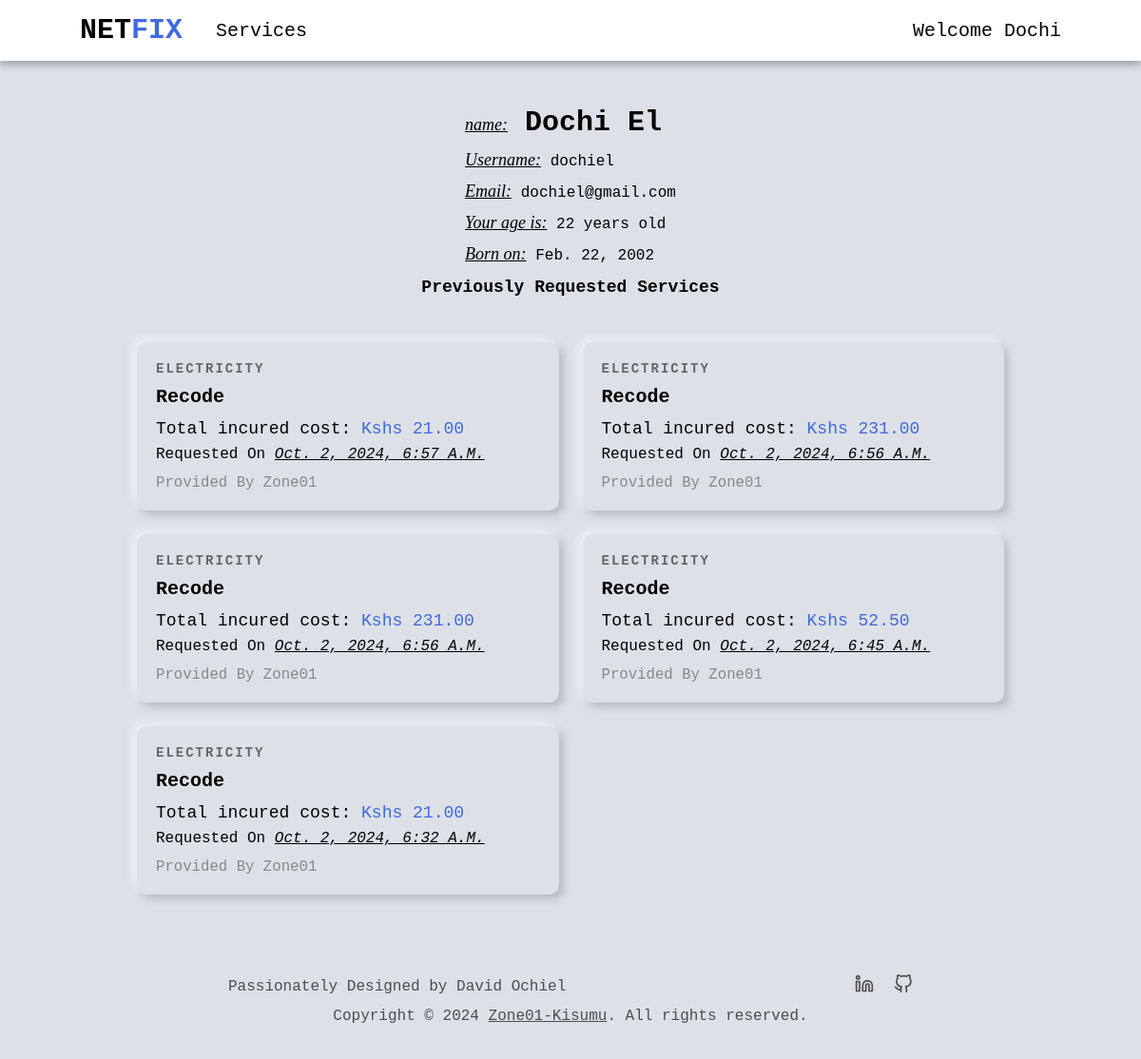
/customer/profile/ (signed in), run on an earlier commit of the app's database.
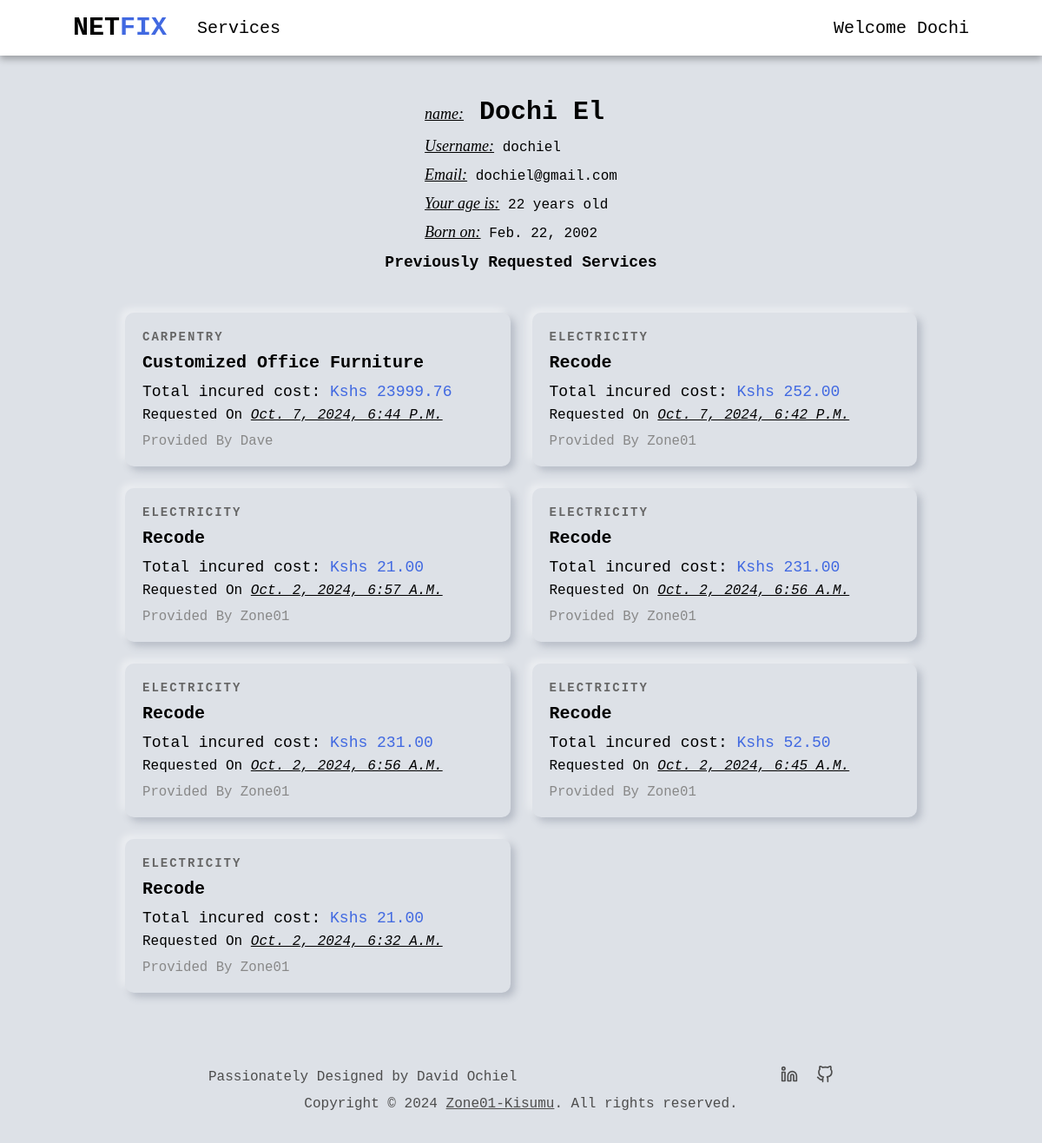
And on a later commit of the database.
### users/models.py (models this page shows, shortened)
class User(AbstractUser):
    is_company = models.BooleanField(default=False)
    is_customer = models.BooleanField(default=False)
    email = models.EmailField(max_length=100, unique=True)
    username = models.CharField(max_length=100, unique=True)
    id = models.UUIDField(default=uuid.uuid4, unique=True, primary_key=True, editable=False) # override the default id field
    USERNAME_FIELD = 'email'
    REQUIRED_FIELDS = ['username']

class Customer(models.Model):
    user = models.OneToOneField(User, on_delete=models.CASCADE, primary_key=True)
    d_o_b = models.DateField(null=True, blank=True)

class Company(models.Model):
    user = models.OneToOneField(User, on_delete=models.CASCADE, primary_key=True)
    choices = (
        ('Air Conditioner', 'Air Conditioner'),
        ('All in One', 'All in One'),
        ('Carpentry', 'Carpentry'),
        ('Electricity', 'Electricity'),
        ('Gardening', 'Gardening'),
        ('Home Machines', 'Home Machines'),
        ('Housekeeping', 'Housekeeping'),
        ('Interior Design', 'Interior Design'),
        ('Locks', 'Locks'),
        ('Painting', 'Painting'),
        ('Plumbing', 'Plumbing'),
        ('Water Heaters', 'Water Heaters'),
    )
    field = models.CharField(max_length=30, blank=False, null=False, default="", choices=choices)
    class Meta:
        verbose_name = 'Company'
        verbose_name_plural = 'Companies'
    def __str__(self):
        return self.user.username

### services/models.py (models this page shows, shortened)
class RequestService(models.Model):
    customer = models.ForeignKey(Customer, on_delete=models.CASCADE)
    service = models.ForeignKey(Service, on_delete=models.CASCADE)
    address = models.CharField(max_length=200)
    time = models.IntegerField(default=1)
    total_cost = models.DecimalField(decimal_places=2, max_digits=7)
    date = models.DateTimeField(auto_now=True, null=False)
    id = models.UUIDField(default=uuid.uuid4, unique=True, primary_key=True, editable=False)
    class Meta:
        verbose_name = 'Requested service'
        verbose_name_plural = 'Requested services'

class Service(models.Model):
    company = models.ForeignKey(Company, default="", on_delete=models.CASCADE)
    name = models.CharField(max_length=40)
    description = models.TextField()
    price_hr = models.DecimalField(decimal_places=2, max_digits=5)
    choices = (
        ('Air Conditioner', 'Air Conditioner'),
        ('Carpentry', 'Carpentry'),
        ('Electricity', 'Electricity'),
        ('Gardening', 'Gardening'),
        ('Home Machines', 'Home Machines'),
        ('Housekeeping', 'Housekeeping'),
        ('Interior Design', 'Interior Design'),
        ('Locks', 'Locks'),
        ('Painting', 'Painting'),
        ('Plumbing', 'Plumbing'),
        ('Water Heaters', 'Water Heaters'),
    )
    field = models.CharField(max_length=30, blank=False, null=False, default="", choices=choices)
    date = models.DateTimeField(auto_now=True, null=False)
    id = models.UUIDField(default=uuid.uuid4, unique=True, primary_key=True, editable=False)
    def __str__(self):
        return self.name

### users/views.py (the view, shortened to what this page needs)
# urls.py: path('customer/profile/', v.customer_profile, name='customer_profile'),
@login_required(login_url='login_user')
def customer_profile(request):
    user = User.objects.get(username=request.user.username)
    requested_services = user.customer.requestservice_set.all().order_by('-date')
    d_o_b = user.customer.d_o_b
    current_date = timezone.now().date()
    age = current_date.year - d_o_b.year
    if (current_date.month < d_o_b.month) or (current_date.month == d_o_b.month and current_date.day < d_o_b.day):
        age -= 1
    context = {
        "profile": user,
        "age": age,
        'requested_services': requested_services,
    }
    return render(request, "users/profile.html", context)

### users/templates/users/profile.html (shortened to what this page needs)
{% extends 'main/base.html' %}
{% block content %}
<section class="non-hero-container">
    {% if request.user.is_authenticated and user.username == profile.username and user.is_customer %}
    <div class="profile-details-header customer-details-header">
        <div class="header-content">
            <h1 class="full-name">
                <span class="profile-usher">name:</span> <span>{{profile.first_name}}
                </span><span>{{profile.last_name}}</span>
            </h1>
            <p class="username"><span class="profile-usher">Username:</span> {{profile.username}}</p>
            <p class="email"><span class="profile-usher">Email:</span> {{profile.email}}</p>
            <p class="age"><span class="profile-usher">Your age is:</span> {{age}} years old</p>
            <p class="age"><span class="profile-usher">Born on:</span> {{profile.customer.d_o_b}}</p>
        </div>
    </div>
    <div class="services-header  services-header-profile">
        <h1>Previously Requested Services</h1>
    </div>
    {% if requested_services %}
    <div class="services-grid">
        {% for requested_service in requested_services %}
        <a href="{% url 'index' requested_service.service.id %}" class="service-card">
            <div class="card-content">
                <p class="service-category">{{ requested_service.service.field }}</p>
                <h2 class="service-name">{{ requested_service.service }}</h2>
                <p class="service-price"><span>Total incured cost:</span> Kshs {{ requested_service.total_cost }}</p>
                <p class="service-date">requested on <span>{{requested_service.date}}</span></p>
                <p class="service-company">provided by {{requested_service.service.company}}</p>
            </div>
        </a>
        {% endfor %}
    </div>
    {% else %}
    <div class="no-services">
        <p>Seems like your service request adventure hasn't begun yet.</p>
        <a class="btn-link" href="{% url 'service_list' %}">Explore services</a>
    </div>
    {% endif %}
    {% endif %}
</section>
{% endblock content %}

### main/templates/main/base.html (shortened to what this page needs)
<!DOCTYPE html>
{% load static %}
<html lang="en">
<head>
    <link rel="stylesheet" href="{% static 'css/style.css' %}" />
</head>
<body>
    {% include 'main/nav.html' %}
    <div class="body-wrapper">
        <div class="main-body">
            {% block content %}
            {% endblock content %}
        </div>
        {% include 'main/footer.html' %}
    </div>
</body>
</html>

### main/templates/main/nav.html (shortened to what this page needs)
<nav class="navbar">
    <div class="left-nav">
        <h1><a class="logo" href="{% url 'home' %}">NET<span>FIX</span></a></h1>
        <div class="services-dropdown">
            <a class="royal-hover" href="{% url 'service_list' %}">Services</a>
        </div>
    </div>
    <div class="account-dropdown">
        {% if request.user.is_authenticated %}
        <span class="royal-hover welcome-nav-text">Welcome {{user.first_name}}</span>
        {% else %}
        <span class="royal-hover">Account</span>
        {% endif %}
    </div>
</nav>

### main/templates/main/footer.html (shortened to what this page needs)
<footer id="footer">
    <div class="top">
        <div class="designed-by">
            <p>Passionately Designed by David Ochiel</p>
        </div>
        <div class="social-links">
            <a href="https://www.linkedin.com/in/nguonodave/" class="royal-hover" target="_blank">
            </a>
            <a href="https://github.com/nguonodave" class="royal-hover" target="_blank">
            </a>
        </div>
    </div>
    <div class="copyright">
        <p>Copyright © <span id="year"></span> <a href="https://www.zone01kisumu.ke/" class="royal-hover"
                target="_blank">Zone01-Kisumu</a>. All rights reserved.</p>
    </div>
</footer>

### static/css/style.css (style rules this page uses)
* { margin: 0; padding: 0; box-sizing: border-box; font-family: 'Courier New', Courier, monospace; }
:root { --nav-height: 8vh; --default-back: #dde1e7; }
a { text-decoration: none; color: black; }
.navbar { background-color: white; display: flex; align-items: center; justify-content: space-between; text-align: center; position: fixed; width: 100%; height: var(--nav-height); font-size: 20px; padding: 0 7%; box-shadow: 0 4px 8px rgba(0, 0, 0, 0.3); top: 0; z-index: 100; }
.left-nav { display: flex; align-items: center; }
.left-nav h1 { margin-right: 35px; }
.logo span { color: royalblue; }
.account-dropdown, .services-dropdown { position: relative; display: inline-block; }
.account-dropdown span { cursor: pointer; }
.welcome-nav-text { text-transform: capitalize; }
.main-body { background: var(--default-back); flex: 1; }
.non-hero-container { padding: 3rem 12%; }
.services-grid { display: grid; grid-template-columns: repeat(auto-fill, minmax(300px, 1fr)); gap: 25px; }
.services-header { display: flex; align-items: center; justify-content: center; flex-direction: column; margin-bottom: 25px; text-transform: capitalize; }
.service-card { border-radius: 10px; box-shadow: -5px -5px 9px rgba(255,255,255,0.45), 5px 5px 9px rgba(94,104,121,0.3); transition: transform 0.3s; cursor: pointer; text-decoration: none; color: black; display: block; }
.card-content { padding: 20px; }
.service-category { font-size: 14px; font-weight: 800; color: #666; margin-bottom: 10px; text-transform: uppercase; letter-spacing: 2px; }
.service-name { font-size: 20px; text-transform: capitalize; font-weight: bold; margin-bottom: 12px; }
.service-price { font-size: 18px; color: royalblue; margin-bottom: 8px; }
.service-price span { color: black; }
.service-date { font-size: 16px; text-transform: capitalize; margin-bottom: 12px; }
.service-date span { text-decoration: underline; font-style: italic; }
.service-company { font-size: 98%; text-transform: capitalize; color: #888; }
.profile-details-header { display: flex; flex-direction: column; justify-content: center; margin-bottom: 30px; padding: 25px 0; position: relative; height: 180px; }
.customer-details-header { margin-bottom: 0; }
.header-content { display: block; position: absolute; left: 50%; transform: translateX(-50%); height: 100%; }
.profile-details-header .full-name { text-transform: capitalize; font-size: 30px; margin-bottom: 12px; }
.profile-details-header .username, .profile-details-header .email, .profile-details-header .age { font-size: 100%; margin-bottom: 12px; }
.profile-usher { all: initial; font-size: 18px; font-style: italic; text-decoration: underline; }
.services-header-profile { font-size: 12px; margin-bottom: 6vh; }
.body-wrapper { display: flex; flex-direction: column; min-height: 92vh; margin-top: 8vh; }
footer { background-color: var(--default-back); width: 100%; padding: 3%; display: flex; justify-content: center; align-items: center; flex-direction: column; color: hsl(0, 0%, 30%); list-style: none; font-size: 1rem; text-align: center; }
footer a { color: hsl(0, 0%, 30%); }
footer .top { display: flex; justify-content: space-between; align-items: center; width: 70%; margin-bottom: 10px; max-width: 45rem; }
.social-links { display: flex; }
.social-links a:first-child { margin-right: 21px; }
svg { color: inherit; height: 20px; width: 20px; }
.copyright a { text-decoration: underline; }

What changed in the data, as far as the page shows it:
added RequestService: service.field "CARPENTRY", service "Customized Office Furniture", total_cost "23999.76", date "Oct. 7, 2024, 6:44 P.m.", service.company "Dave"
added RequestService: service.field "ELECTRICITY", service "Recode", total_cost "252.00", date "Oct. 7, 2024, 6:42 P.m.", service.company "Zone01"
